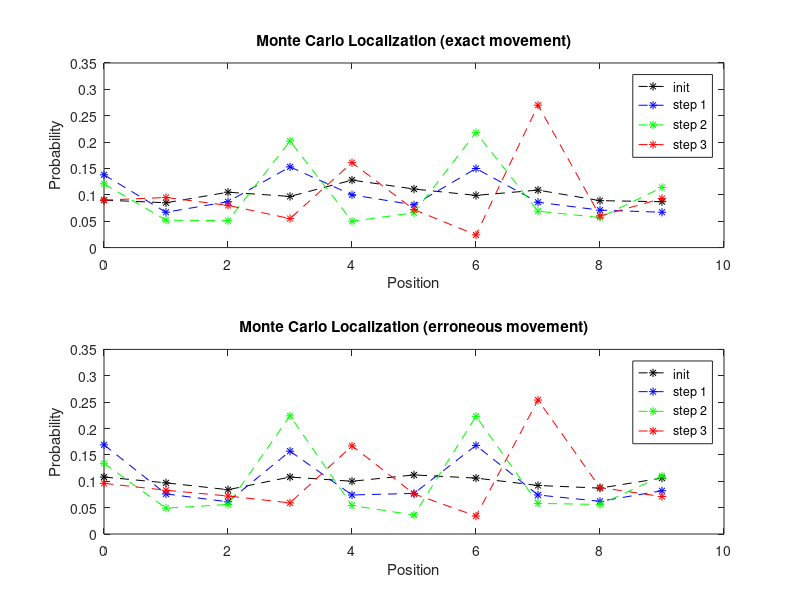
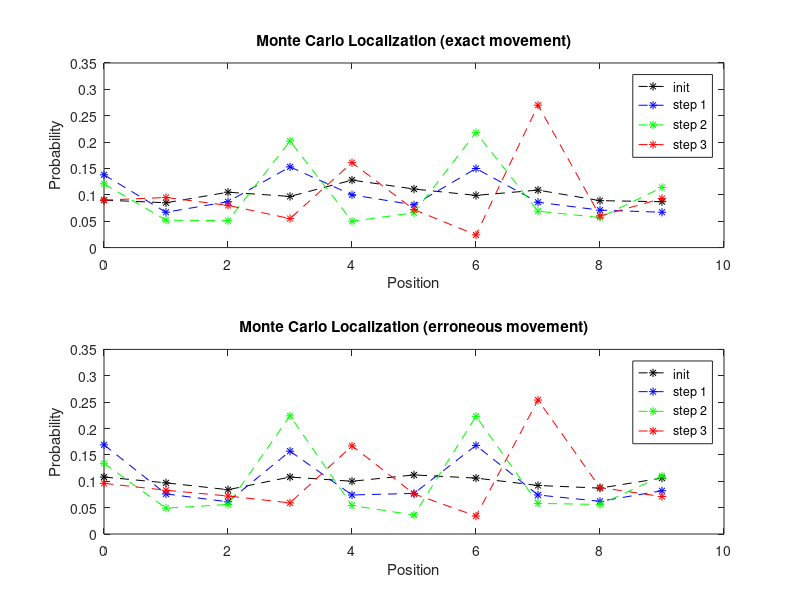

MATLAB code to generate these figures, in order:
%%%%%%%%%%%%%%%%%%%%%%%%%%%%%%%%%%%%%%%%%%%%%%%%%%%%%%%%%%%%%%%%%%%%%%%%%%%%%%%%
%           Assignement 5.1.b/c - Monte Carlo Localization                     %
%           GNU Octave 3.6.4                                                   %
%           Simon Maurer                                                       %
%           27.03.2014                                                         %
%%%%%%%%%%%%%%%%%%%%%%%%%%%%%%%%%%%%%%%%%%%%%%%%%%%%%%%%%%%%%%%%%%%%%%%%%%%%%%%%

clf;
clear;
N = 1000; % number of particels
L = 3; % number of steps

p1 = 0.8; % P(see landmark|on landmark)
p2 = 0.4; % P(see landmark|not on landmark)

% robot sees a landmark
p_sensor(:, 1) = [p1; p2; p2; p1; p2; p2; p1; p2; p2; p2];
% robot sees a landmark
p_sensor(:, 2) = [p1; p2; p2; p1; p2; p2; p1; p2; p2; p2];
% robot does not see a landmark
p_sensor(:, 3) = [1-p1; 1-p2; 1-p2; 1-p1; 1-p2; 1-p2; 1-p1; 1-p2; 1-p2; 1-p2];

x = randint(1, N, [0 9]); % random particels
n = [0:9]; % possible places
p = zeros(length(n), L+1);
p(:, 1) = hist(x, length(n), 1);
u = [0 3 4]; % motion model

% Assignment 5.1.b - Monte Carlo Localization with perfect movement
for t=[1:L],
    % motion model
    for k=[1:N],
        x(k) += u(t);
        x(k) -= (x(k) > 9)*10;
    end;
    % sensor model
    eta = 0;
    for k=[1:N],
        omega(k) = p_sensor(x(k)+1, t);
        eta += omega(k);
    end;
    % normalization
    for k=[1:N],
        omega(k) /= eta;
    end;
    % init resampling
    M_x = [];
    M_w = [];
    delta = rand(1)/N;
    c = omega(1);
    i = 1;
    % resampling
    for k=[0:N-1],
        up = delta + k/N;
        while (up > c),
            i++;
            c += omega(i);
        end;
        M_x = [M_x x(i)];
        M_w = [M_w 1/N];
    end;
    x = M_x;
    omega = M_w;
    % save particle count at each position
    p(:, t+1) = hist(M_x, length(n), 1);
end;
% plot
subplot(2, 1, 1);
plot(n, p(:, 1), '--*k', n, p(:, 2), '--*b', n, p(:, 3), '--*g', n, p(:, 4), '--*r');
title('Monte Carlo Localization (exact movement)');
xlabel('Position');
ylabel('Probability')
legend('init', 'step 1', 'step 2', 'step 3');

% Assignment 5.1.c - Monte Carlo Localization with erroneous movement
p_move = 0.8; % probability that the robot is moving after a command
x = randint(1, N, [0 9]); % random initialization of particels
p(:, 1) = hist(x, length(n), 1);
for t=[1:L],
    % motion model
    for k=[1:N],
        if rand(1) < p_move,
            x(k) += u(t);
            x(k) -= (x(k) > 9)*10;
        end;
    end;
    % sensor model
    eta = 0;
    for k=[1:N],
        omega(k) = p_sensor(x(k)+1, t);
        eta += omega(k);
    end;
    % normalization
    for k=[1:N],
        omega(k) /= eta;
    end;
    % init resampling
    M_x = [];
    M_w = [];
    delta = rand(1)/N;
    c = omega(1);
    i = 1;
    % resampling
    for k=[0:N-1],
        up = delta + k/N;
        while (up > c),
            i++;
            c += omega(i);
        end;
        M_x = [M_x x(i)];
        M_w = [M_w 1/N];
    end;
    x = M_x;
    omega = M_w;
    % save particle count at each position
    p(:, t+1) = hist(M_x, length(n), 1);
end;
% plot
subplot(2, 1, 2);
plot(n, p(:, 1), '--*k', n, p(:, 2), '--*b', n, p(:, 3), '--*g', n, p(:, 4), '--*r');
title('Monte Carlo Localization (erroneous movement)');
xlabel('Position');
ylabel('Probability')
legend('init', 'step 1', 'step 2', 'step 3');
% save the graph
print -deps -color ex05_graph2.eps
print -dpng -color ex05_graph2.png
